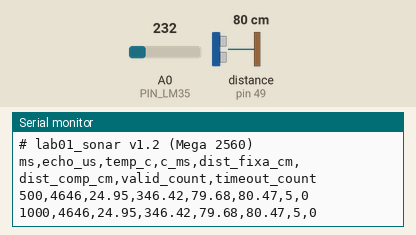
A sketch run on a simulated Arduino Mega 2560, built with avr-gcc and run on an emulated ATmega2560. On the bench: the last lines printed to the serial monitor. Wiring (inferred from the names in the program): ultrasonic range finder: trigger pin 22; echo pin 49. Inputs (shaded band) come from the test bench; at power-on: distance to the obstacle (sensor on pin 49) 80 cm, A0 (PIN_LM35) = 232. The echo pulse lasts 58.3 µs per cm.

Above: at 1.4 s.
1.5 s: distance to the obstacle (sensor on pin 49) set to 2 cm
At 2.2 s:
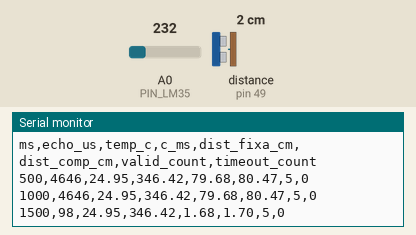
3.0 s: A0 (PIN_LM35) set to 250
At 3.11 s:
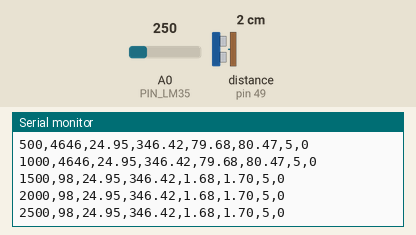
4.5 s: distance to the obstacle (sensor on pin 49) set to 4 cm
At 5.11 s:
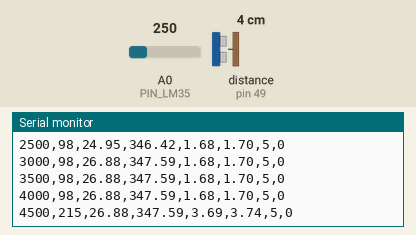
6.0 s: A0 (PIN_LM35) set to 266
At 6.11 s:
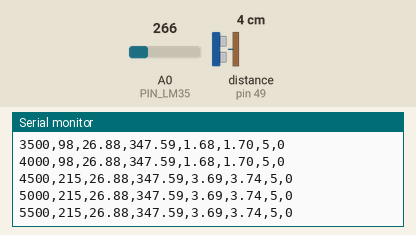
Timing chart, 0 to 8.5 s (numbered marks = the images above; inputs shaded):
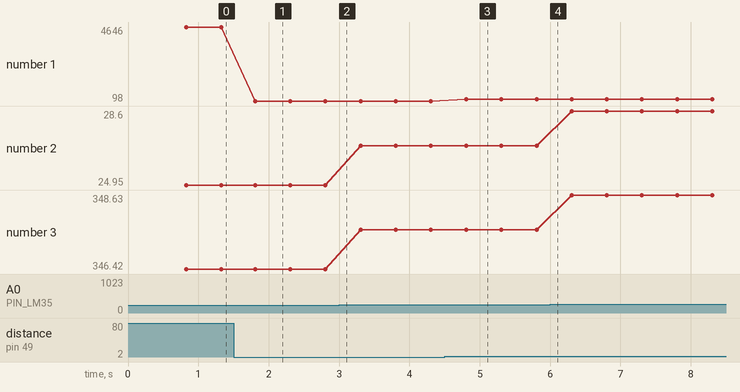

Measured:
- after the input at 1.5 s, the serial monitor: prints a new line after 0.31 s (image 1)
- after the input at 4.5 s, the serial monitor: prints a new line after 0.31 s (image 3)
- plotted number 1: 4646 → 98 after the input at 1.5 s, 98 → 215 after the input at 4.5 s
- plotted number 2: 24.95 → 26.88 after the input at 3.0 s, 26.88 → 28.6 after the input at 6.0 s
- plotted number 3: 346.42 → 347.59 after the input at 3.0 s, 347.59 → 348.63 after the input at 6.0 s

The sketch:

lab01_sonar.ino
```cpp
/*
 * Lab 01 - Sonar HC-SR04 com compensação de temperatura (Arduino Mega 2560)
 * Projeto: lidar-sonar-lab  |  Autor: Itamar de Sá Britto Júnior
 *
 * Ligações no Mega 2560:
 *   HC-SR04  VCC  -> 5V
 *   HC-SR04  GND  -> GND
 *   HC-SR04  TRIG -> D22
 *   HC-SR04  ECHO -> D49   (pino ICP4 do Timer4, reservado para input capture no Lab 02)
 *   LM35     +Vs  -> 5V
 *   LM35     Vout -> A0
 *   LM35     GND  -> GND
 *
 * Saída serial (USB, 115200 baud), uma linha CSV por medição:
 *   ms,echo_us,temp_c,c_ms,dist_fixa_cm,dist_comp_cm,valid_count,timeout_count
 *   echo_us é a mediana dos ecos válidos; 0 se os cinco disparos falharem.
 *
 *   dist_fixa_cm -> assume 343 m/s (o que a maioria dos tutoriais faz)
 *   dist_comp_cm -> usa c = 331,3 + 0,606*T (compensado pela temperatura)
 */

#if !defined(__AVR_ATmega2560__)
  #error "Este firmware foi feito para o Arduino Mega 2560. Selecione a placa 'Arduino Mega or Mega 2560'."
#endif

const uint8_t PIN_TRIG = 22;
const uint8_t PIN_ECHO = 49;   // ICP4: mesmo pino servirá para input capture por hardware
const uint8_t PIN_LM35 = A0;

const uint8_t  AMOSTRAS         = 5;      // mediana de N ecos por medição
const uint16_t INTERVALO_ECO_MS = 60;     // datasheet: >= 60 ms entre disparos
const uint32_t TIMEOUT_ECO_US   = 30000;  // ~5 m ida e volta; acima disso = sem eco
const uint32_t PERIODO_MS       = 500;    // uma linha CSV a cada 0,5 s

// Referência interna de 1,1 V do Mega: ~0,1 °C de resolução com o LM35 (10 mV/°C),
// contra ~0,5 °C usando a referência padrão de 5 V.
float lerTemperaturaC() {
  analogRead(PIN_LM35);                 // descarta a 1ª leitura após trocar a referência
  uint32_t soma = 0;
  for (uint8_t i = 0; i < 16; i++) soma += analogRead(PIN_LM35);
  float adc = soma / 16.0;
  return adc * 110.0 / 1023.0;          // 1,1 V / 10 mV por °C = 110 °C de fundo de escala
}

uint32_t dispararEco() {
  digitalWrite(PIN_TRIG, LOW);
  delayMicroseconds(2);
  digitalWrite(PIN_TRIG, HIGH);
  delayMicroseconds(10);                // pulso de trigger de 10 us (confira no osciloscópio)
  digitalWrite(PIN_TRIG, LOW);
  return pulseIn(PIN_ECHO, HIGH, TIMEOUT_ECO_US);  // 0 = timeout
}

uint32_t medianaEco(uint8_t &validos) {
  uint32_t v[AMOSTRAS];
  validos = 0;
  for (uint8_t i = 0; i < AMOSTRAS; i++) {
    uint32_t eco = dispararEco();
    if (eco != 0) v[validos++] = eco;
    delay(INTERVALO_ECO_MS);
  }
  if (validos == 0) return 0;

  // Ordena somente ecos válidos; a taxa de falhas continua registrada no CSV.
  for (uint8_t i = 1; i < validos; i++) {
    uint32_t x = v[i];
    int8_t j = i - 1;
    while (j >= 0 && v[j] > x) {
      v[j + 1] = v[j];
      j--;
    }
    v[j + 1] = x;
  }
  return v[validos / 2];
}

void setup() {
  pinMode(PIN_TRIG, OUTPUT);
  pinMode(PIN_ECHO, INPUT);
  analogReference(INTERNAL1V1);
  Serial.begin(115200);
  delay(200);
  Serial.println(F("# lab01_sonar v1.2 (Mega 2560)"));
  Serial.println(F("ms,echo_us,temp_c,c_ms,dist_fixa_cm,dist_comp_cm,valid_count,timeout_count"));
}

void loop() {
  static uint32_t ultimo = 0;
  if (millis() - ultimo < PERIODO_MS) return;
  ultimo = millis();

  float t = lerTemperaturaC();
  uint8_t validos = 0;
  uint32_t echo = medianaEco(validos);
  float c = 331.3 + 0.606 * t;          // m/s

  // distância = tempo * velocidade / 2 (ida e volta). us * m/s -> cm: fator 1e-4
  float dFixa = (echo > 0) ? echo * 343.0 * 1e-4 / 2.0 : NAN;
  float dComp = (echo > 0) ? echo * c     * 1e-4 / 2.0 : NAN;

  Serial.print(ultimo);    Serial.print(',');
  Serial.print(echo);      Serial.print(',');
  Serial.print(t, 2);      Serial.print(',');
  Serial.print(c, 2);      Serial.print(',');
  Serial.print(dFixa, 2);  Serial.print(',');
  Serial.print(dComp, 2);  Serial.print(',');
  Serial.print(validos);   Serial.print(',');
  Serial.println(AMOSTRAS - validos);
}
```
